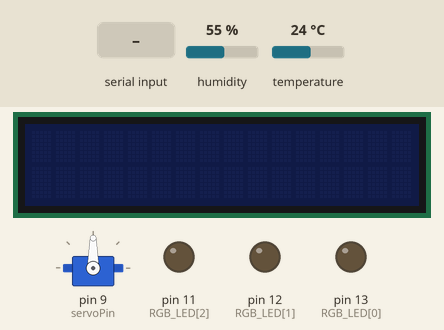
Simulated run of this sketch. Board: Arduino Mega 2560, built with avr-gcc and run on an emulated ATmega2560. Shown: servo, 16×2 character LCD, output pins drawn as LEDs (lit = HIGH). The test bench sets the inputs (shaded band); at power-on: humidity 55 %, temperature 24 °C. What the sketch prints to the serial monitor is not drawn.

Above: at 1.2 s.
1.3 s: "90,45\n" received over the second serial link
At 3.1 s:
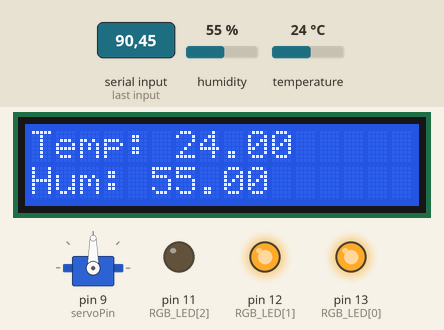
3.8 s: humidity set to 25 %
At 4.9 s:
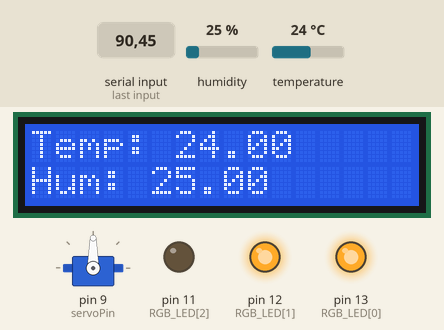
6.0 s: humidity set to 22 %
7.5 s: "30,150\n" received over the second serial link
At 9.0 s:
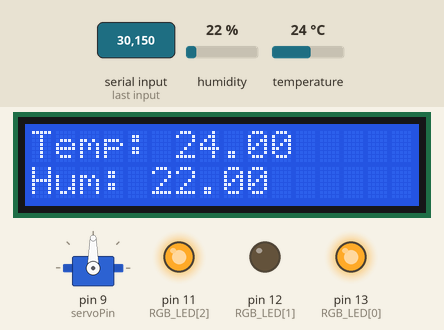
10.0 s: temperature set to 24.8 °C
At 12.0 s:
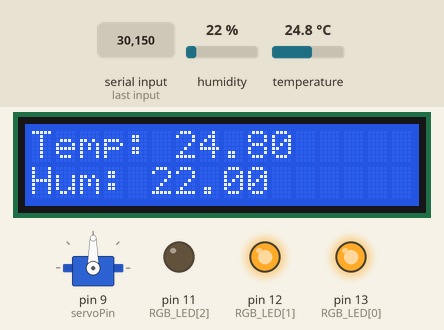
Timing chart, 0 to 13.2 s (numbered marks = the images above; inputs shaded):
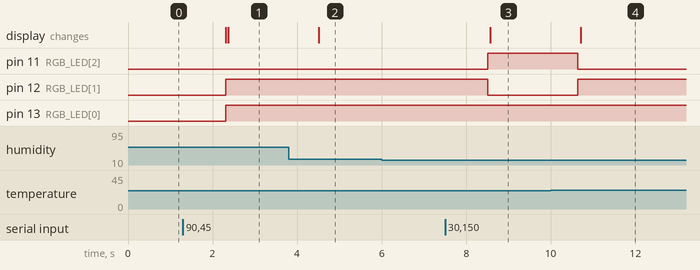

Measured:
- the behaviour switches between 24.1 and 24.2 °C on temperature (found by bisection; images 3 and 4)
- after the input at 1.3 s, pin 12 (RGB_LED[1]), pin 13 (RGB_LED[0]): LOW → HIGH after 1.0 s; the display: first changes after 1.0 s (image 1 shows a later state)
- after the input at 3.8 s, the display: changes after 0.71 s (image 2)
- after the input at 6.0 s, every drawn part: stays the same
- after the input at 7.5 s, pin 11 (RGB_LED[2]): LOW → HIGH after 1.0 s; pin 12 (RGB_LED[1]): HIGH → LOW after 1.0 s; the display: changes after 1.1 s (image 3)
- after the input at 10.0 s, pin 11 (RGB_LED[2]): HIGH → LOW after 0.64 s; pin 12 (RGB_LED[1]): LOW → HIGH after 0.64 s; the display: changes after 0.71 s (image 4)

The sketch:

project.ino
```cpp
#include<Servo.h>
#include<LiquidCrystal.h>
#include <DHT.h>
#define DHTPIN 5     // what pin we're connected to
#define DHTTYPE DHT22   // DHT 22  (AM2302)
Servo myServo;
int servoPin=9;
int RGB_LED[] = {13,12,11};//13번 RED, 12번 GREEN, 11번 BLUE
LiquidCrystal lcd(44,45,46,47,48,49);
DHT dht(DHTPIN, DHTTYPE);
float hum;  //Stores humidity value
float temp; //Stores temperature value
int flag=1;
void setup() {
  Serial.begin(9600);
  Serial1.begin(9600);
   dht.begin();
   myServo.attach(servoPin);
   for (int i=0; i<3; i++){
    pinMode(RGB_LED[i],OUTPUT);
  }
}

void RGBLED(float R) //불쾌지수 표현
{

if(R>=85){//빨간불
digitalWrite(RGB_LED[0],LOW);
digitalWrite(RGB_LED[1],HIGH);
digitalWrite(RGB_LED[2],HIGH);

}else if(R<85 && R>=75){ //노란불
analogWrite(RGB_LED[0],150);
analogWrite(RGB_LED[1],150);
digitalWrite(RGB_LED[2],HIGH);

}else if (R<75 && R>=68){//파란불
digitalWrite(RGB_LED[0],HIGH);
digitalWrite(RGB_LED[1],HIGH);
digitalWrite(RGB_LED[2],LOW);
}
else{ //초록불
digitalWrite(RGB_LED[0],HIGH);
digitalWrite(RGB_LED[1],LOW);
digitalWrite(RGB_LED[2],HIGH);

}}

void Servomotor(int a){
 /*int angle;       // 축 제어 값
  for (angle = 0; angle < 180; angle++) { // 0도에서 180도로
    myServo.write(angle);
    delay(5);
  }
  delay(1000);*/

 if(a<=500){  //블라인드 닫힘
    if(flag==0){
  int angle=180;
   myServo.write(angle);
   flag=1;
  }}
  else{     //블라인드 열림
    if(flag==1){
    int angle=0;
  myServo.write(angle);
  flag=0;

}}}
void TextLCD(float a,float b){
  lcd.begin(16,2);
  lcd.print("Temp: "+String(a));
  lcd.setCursor(0,1);
  lcd.print("Hum: "+String(b));
   //delay(1000);
   //lcd.clear() ;
   lcd.setCursor(0,0);
  }
void loop() {
 char temp1[3];
  if(Serial1.available()>0){
 for(int i=0;i<3;i++){
  char a= Serial1.read();
  temp1[i]=a;}
  int pos = atoi(temp1);
  Serial.println(pos);
  delay(1000);

hum = dht.readHumidity();//온도 읽기
temp= dht.readTemperature();//습도 읽기

  //Serial.print("Humidity: ");
  //Serial.print(hum,0);// 소수 이하 자리 없음
 // Serial.print(" %, Temp: ");
 // Serial.print(temp, 1);//소수 이하 1자리 허용
 // Serial.println(" Celsius");
  //delay(2000);// 샘플링 간격 2초 부여
  float a =hum/100;
  float b =temp;
float V = 1.8*b-0.55*(1-a)*(1.8*b-26)+32;//불쾌지수 구하는 식
Serial.println(V);
RGBLED(V);
TextLCD(temp,hum);
 Servomotor(500);}


}
```
